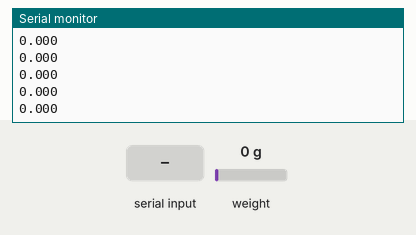
This sketch was run on a simulated Arduino Uno, built with avr-gcc and run on an emulated ATmega328P. Parts: the last lines printed to the serial monitor. The inputs (shaded band) are chosen by the test bench; at power-on: weight on the scale 0 g.

Above: at 2.2 s.
2.3 s: "+" received over Serial
3.8 s: weight on the scale set to 100 g
At 3.87 s:
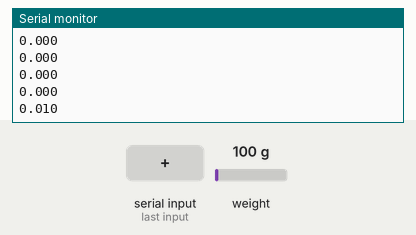
5.3 s: "-" received over Serial
6.8 s: weight on the scale set to 1250 g
At 6.82 s:
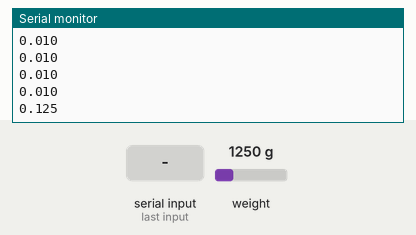
Timing chart, 0 to 9.3 s (numbered marks = the images above; inputs shaded):
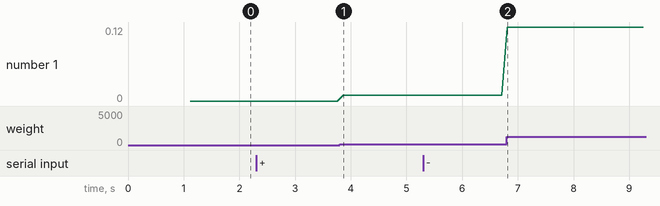

The sketch:

arduino.ino
```cpp
#include "HX711.h"

const int LOADCELL_DOUT_PIN = 3;
const int LOADCELL_SCK_PIN = 2;

HX711 scale;

float calibration_factor = -9564.3564;

void setup() {
  Serial.begin(9600);
  Serial.println("HX711 Calibration");

  scale.begin(LOADCELL_DOUT_PIN, LOADCELL_SCK_PIN);

  scale.set_scale(calibration_factor);
  scale.tare();

  Serial.println("Tare done! Remove all weight from scale.");
  delay(1);

  Serial.println("Place a known weight on the scale.");
}

void loop() {
  Serial.print((scale.get_units()/10), 3);
  Serial.println();

  if (Serial.available()) {
    char temp = Serial.read();
    if (temp == '+') {
      calibration_factor += 1;
      Serial.print("Calibration Factor: ");
      Serial.println(calibration_factor);
      scale.set_scale(calibration_factor);
    }
    else if (temp == '-') {
      calibration_factor -= 1;
      Serial.print("Calibration Factor: ");
      Serial.println(calibration_factor);
      scale.set_scale(calibration_factor);
    }

  }

  delay(1);
}
```

Measured:
- after the input at 3.8 s, the serial monitor: prints a new line after 0.06 s (image 1)
- after the input at 6.8 s, the serial monitor: prints a new line at once (image 2)
- plotted number 1: 0 → 0.01 after the input at 3.8 s, 0.01 → 0.12 after the input at 6.8 s
